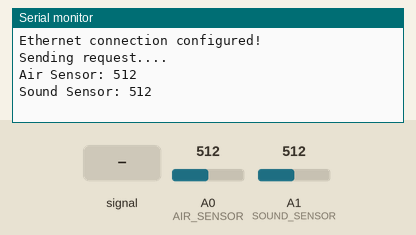
This sketch was run on a simulated Arduino Uno, built with avr-gcc and run on an emulated ATmega328P. On the bench: the last lines printed to the serial monitor. The inputs (shaded band) are chosen by the test bench; at power-on: A0 (AIR_SENSOR) = 512, A1 (SOUND_SENSOR) = 512. WiFi joins after 1.5 s; servers stay silent unless stated; uploads are accepted with an empty reply.

Above: at 2.7 s.
2.8 s: A1 (SOUND_SENSOR) fed a 200 Hz sine of ±81 counts around its level
At 3.98 s:
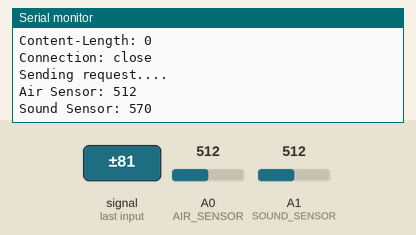
4.7 s: A0 (AIR_SENSOR) set to 716
At 5.8 s:
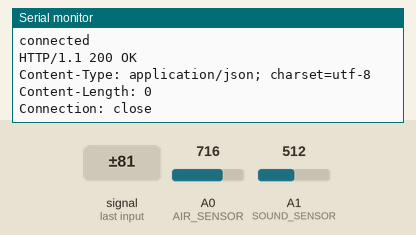
6.6 s: A1 (SOUND_SENSOR) set to 716
At 7.9 s:
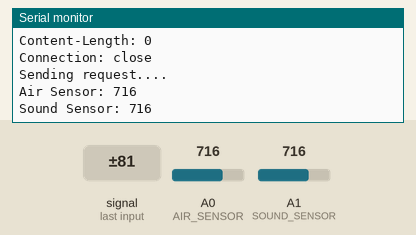
8.5 s: A1 (SOUND_SENSOR) fed a 1000 Hz sine of ±255 counts around its level
At 9.21 s:
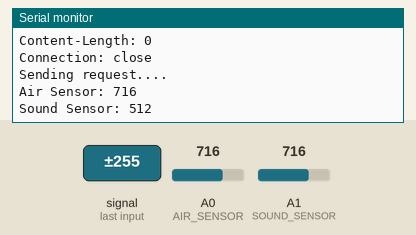
10.4 s: A0 (AIR_SENSOR) set to 900
At 10.51 s:
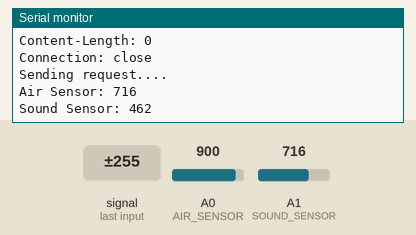
12.3 s: A1 (SOUND_SENSOR) set to 900
At 13.12 s:
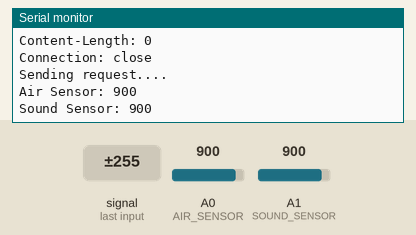
Timing chart, 0 to 15.2 s (numbered marks = the images above; inputs shaded):
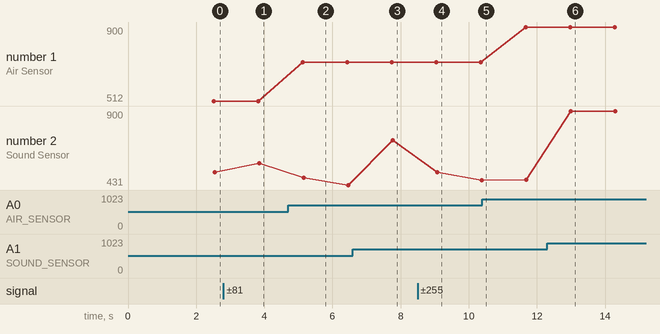

Measured:
- after the input at 2.8 s, the serial monitor: prints a new line after 1.0 s (image 1)
- after the input at 4.7 s, the serial monitor: prints a new line after 0.43 s (image 2)
- after the input at 6.6 s, the serial monitor: prints a new line after 1.2 s (image 3)
- after the input at 8.5 s, the serial monitor: prints a new line after 0.57 s (image 4)
- after the input at 12.3 s, the serial monitor: prints a new line after 0.69 s (image 6)
- plotted number 1: 512 → 716 after the input at 4.7 s, 716 → 900 after the input at 10.4 s
- plotted number 2: 512 → 570 after the input at 2.8 s, 716 → 462 after the input at 8.5 s

The sketch:

MiniProject.ino
```cpp
/*
  Web client

 This sketch connects to a website (http://www.google.com)
 using an Arduino Wiznet Ethernet shield.

 Circuit:
 * Ethernet shield attached to pins 10, 11, 12, 13

 created 18 Dec 2009
 by David A. Mellis
 modified 9 Apr 2012
 by Tom Igoe, based on work by Adrian McEwen

 */

#include <SPI.h>
#include <Ethernet.h>
#define AIR_SENSOR 0
#define SOUND_SENSOR 1
// Enter a MAC address for your controller below.
// Newer Ethernet shields have a MAC address printed on a sticker on the shield
byte mac[] = { 0xDE, 0xAD, 0xBE, 0xEF, 0xFD, 0xEB };
// if you don't want to use DNS (and reduce your sketch size)
// use the numeric IP instead of the name for the server:
IPAddress server(192,168,1,10);  // numeric IP for Google (no DNS)
//char server[] = "www.google.com";    // name address for Google (using DNS)

// Set the static IP address to use if the DHCP fails to assign
IPAddress ip(192, 168, 1, 77);

// Initialize the Ethernet client library
// with the IP address and port of the server
// that you want to connect to (port 80 is default for HTTP):
EthernetClient client;

void setup() {
  // Open serial communications and wait for port to open:
  Serial.begin(9600);
  while (!Serial) {
    ; // wait for serial port to connect. Needed for native USB port only
  }
  // start the Ethernet connection:
  if (Ethernet.begin(mac) == 0) {
    Serial.println("Failed to configure Ethernet using DHCP");
    // try to congifure using IP address instead of DHCP:
    Ethernet.begin(mac, ip);
  }else{
    Serial.println("Ethernet connection configured!");
  }
  // give the Ethernet shield a second to initialize:
}

void loop() {
  // if there are incoming bytes available
  // from the server, read them and print them:
  delay(1000);
  Serial.println("Sending request....");
  int airSensor=analogRead(AIR_SENSOR);
  int soundSensor=analogRead(SOUND_SENSOR);
  Serial.print("Air Sensor: ");
  Serial.println(airSensor);
  Serial.print("Sound Sensor: ");
  Serial.println(soundSensor);
  if (client.connect(server, 80)) {
    Serial.println("connected");
    // Make a HTTP request:
    //+airSensor+"&sensor_value2="+soundSensor+" HTTP/1.1"
    client.print("GET /air_sound/insert.php?sensor_value1=");
    client.print(airSensor);
    client.print("&sensor_value2=");
    client.print(soundSensor);
    client.println(" HTTP/1.1");
    client.println("Host: localhost");
    client.println("Connection: close");
    client.println();
  } else {
    // if you didn't get a connection to the server:
    Serial.println("connection failed");
  }
  while (client.available()) {
    char c;
    if(c = client.read()){
      Serial.print(c);
    }
  }
  client.stop();
}
```
